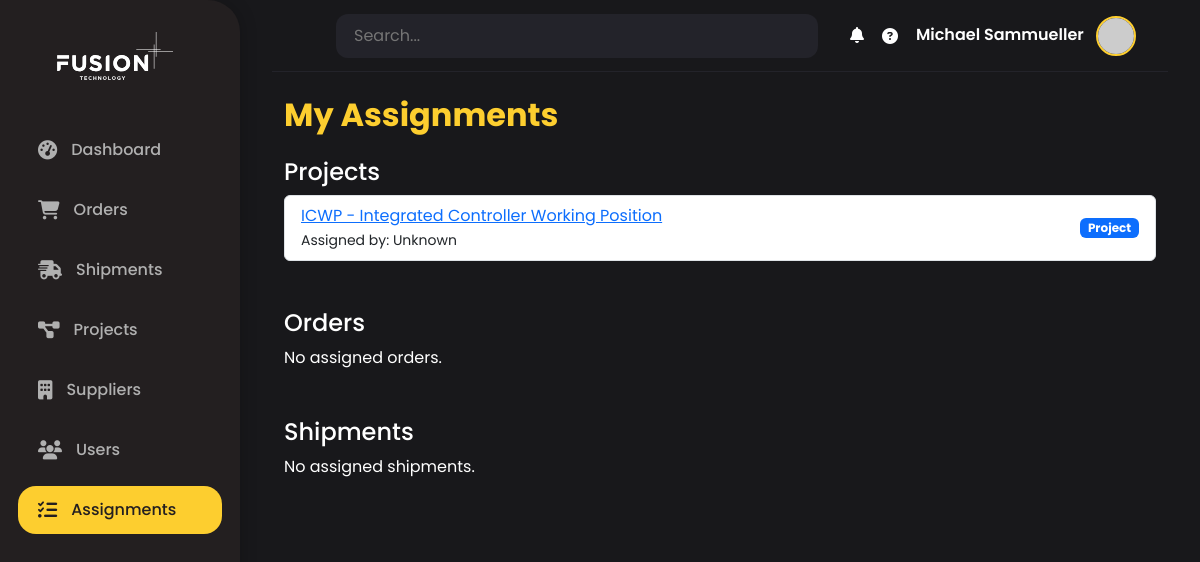
The app's page /users/assignments (signed in) with its own data.
### backend/models/users.py (models this page shows)
class User(Base):
    __tablename__ = "users"
    id = Column(Integer, primary_key=True, index=True)
    email = Column(String(255), unique=True, index=True, nullable=False)
    username = Column(String(50), unique=True, index=True, nullable=False)
    full_name = Column(String(100), nullable=False)
    hashed_password = Column(String(100), nullable=False)
    role = Column(String(50), default="user")  # admin, manager, procurement, field, qa, finance
    department = Column(String(50))  # Management, Procurement, Field Operations, QA, Finance
    timezone = Column(String(50), default="Asia/Doha")
    language = Column(String(5), default="en")  # en, ar
    notification_preferences = Column(Text)  # JSON string
    is_active = Column(Boolean, default=True)
    last_login = Column(DateTime)
    created_at = Column(DateTime, default=datetime.utcnow)
    created_by = Column(String(50))
    created_projects = relationship("Project", foreign_keys="Project.created_by_id", back_populates="created_by_user")
    managed_projects = relationship("Project", foreign_keys="Project.project_manager_id", back_populates="project_manager_user")
    created_orders = relationship("Order", foreign_keys="Order.created_by_id", back_populates="created_by_user")
    notifications = relationship(
        "Notification",
        back_populates="user",
        foreign_keys="[Notification.user_id]"
    )
    escalated_notifications = relationship(
        "Notification",
        foreign_keys="[Notification.escalated_to_user_id]"
    )

### backend/models/projects.py (models this page shows)
class Project(Base):
    __tablename__ = "projects"
    id = Column(Integer, primary_key=True, index=True)
    name = Column(String(200), nullable=False, index=True)
    project_code = Column(String(50), unique=True, nullable=False, index=True)
    client_name = Column(String(200), nullable=False)
    client_contact_person = Column(String(100))
    client_email = Column(String(255))
    client_phone = Column(String(50))
    description = Column(Text)
    project_type = Column(String(50))  # Aviation, Marine, Industrial, etc.
    start_date = Column(DateTime, nullable=False)
    planned_completion_date = Column(DateTime, nullable=False)
    actual_completion_date = Column(DateTime)
    total_budget = Column(Numeric(precision=15, scale=2))
    currency = Column(String(3), default="QAR")
    budget_consumed = Column(Numeric(precision=15, scale=2), default=0)
    status = Column(String(20), default="Planning")  # Planning, Active, On Hold, Completed
    priority = Column(String(10), default="Normal")  # Low, Normal, High, Critical
    completion_percentage = Column(Integer, default=0)
    project_manager_id = Column(Integer, ForeignKey("users.id"))
    created_by_id = Column(Integer, ForeignKey("users.id"))
    assigned_user_id = Column(Integer, ForeignKey("users.id"), nullable=True)
    assigned_by = Column(String(100))  # Username or user id of assigner
    installation_location = Column(String(200))
    installation_country = Column(String(100))
    installation_city = Column(String(100))
    requires_certification = Column(Boolean, default=False)
    certification_status = Column(String(50))  # Pending, In Progress, Approved, Rejected
    regulatory_authority = Column(String(100))  # QCAA, EASA, FAA, etc.
    created_at = Column(DateTime, default=datetime.utcnow)
    updated_at = Column(DateTime, default=datetime.utcnow, onupdate=datetime.utcnow)
    project_manager_user = relationship("User", foreign_keys=[project_manager_id], back_populates="managed_projects")
    created_by_user = relationship("User", foreign_keys=[created_by_id], back_populates="created_projects")
    assigned_user = relationship("User", foreign_keys=[assigned_user_id])
    orders = relationship("Order", back_populates="project", cascade="all, delete-orphan")
    notifications = relationship("Notification", back_populates="project")

### fusionflow_app/routes/users.py (the view)
@users_bp.route('/assignments')
@login_required
def assignments():
    db = get_db()
    try:
        projects = db.query(Project).filter(Project.assigned_user_id == current_user.id).all()
        orders = db.query(Order).filter(Order.assigned_user_id == current_user.id).all()
        shipments = db.query(Shipment).filter(Shipment.assigned_user_id == current_user.id).all()
        projects = [{**p.__dict__, 'assigned_by': p.assigned_by} for p in projects]
        orders = [{**o.__dict__, 'assigned_by': o.assigned_by} for o in orders]
        shipments = [{**s.__dict__, 'assigned_by': s.assigned_by} for s in shipments]
        return render_template('users/assignments.html', projects=projects, orders=orders, shipments=shipments)
    finally:
        db.close()

### fusionflow_app/routes/users.py (called while the page is built)
def get_db():
    return SessionLocal()

### fusionflow_app/templates/users/assignments.html (shortened to what this page needs)
{% extends 'base.html' %}
{% block content %}
<div class="container mt-4">
    <h2 class="mb-4" style="color: var(--primary-color); font-weight: 700;">My Assignments</h2>
    <div class="mb-5">
        <h4>Projects</h4>
        {% if projects and projects|length > 0 %}
        <ul class="list-group mb-3">
            {% for project in projects %}
            <li class="list-group-item d-flex justify-content-between align-items-center">
                <div>
                    <a href="{{ url_for('projects.view_project', project_id=project.id) }}">{{ project.name }}</a>
                    <br><small>Assigned by: {{ project.assigned_by if project.assigned_by else 'Unknown' }}</small>
                </div>
                <span class="badge bg-primary">Project</span>
            </li>
            {% endfor %}
        </ul>
        {% else %}
        <div class="text-muted" style="color: #fff !important;">No assigned projects.</div>
        {% endif %}
    </div>
    <div class="mb-5">
        <h4>Orders</h4>
        {% if orders and orders|length > 0 %}
        <ul class="list-group mb-3">
            {% for order in orders %}
            <li class="list-group-item d-flex justify-content-between align-items-center">
                <div>
                    <a href="{{ url_for('orders.view_order', order_id=order.id) }}">Order #{{ order.order_number }}</a>
                    <br><small>Assigned by: {{ order.assigned_by if order.assigned_by else 'Unknown' }}</small>
                </div>
                <span class="badge bg-success">Order</span>
            </li>
            {% endfor %}
        </ul>
        {% else %}
        <div class="text-muted" style="color: #fff !important;">No assigned orders.</div>
        {% endif %}
    </div>
    <div class="mb-5">
        <h4>Shipments</h4>
        {% if shipments and shipments|length > 0 %}
        <ul class="list-group mb-3">
            {% for shipment in shipments %}
            <li class="list-group-item d-flex justify-content-between align-items-center">
                <div>
                    <a href="{{ url_for('shipments.view_shipment', shipment_id=shipment.id) }}">Shipment #{{ shipment.tracking_number }}</a>
                    <br><small>Assigned by: {{ shipment.assigned_by if shipment.assigned_by else 'Unknown' }}</small>
                </div>
                <span class="badge bg-info text-dark">Shipment</span>
            </li>
            {% endfor %}
        </ul>
        {% else %}
        <div class="text-muted" style="color: #fff !important;">No assigned shipments.</div>
        {% endif %}
    </div>
</div>
{% endblock %}

### fusionflow_app/templates/base.html (shortened to what this page needs)
<!DOCTYPE html>
<html lang="en">
<head>
    <link href="https://cdn.jsdelivr.net/npm/bootstrap@5.3.0/dist/css/bootstrap.min.css" rel="stylesheet">
    <link href="https://cdnjs.cloudflare.com/ajax/libs/font-awesome/6.4.0/css/all.min.css" rel="stylesheet">
</head>
<body>
    <div class="sidebar">
        <div class="logo">
            <img src="{{ url_for('static', filename='images/fusion_white.svg') }}" alt="FusionFlow Logo">
        </div>
        <ul class="nav flex-column nav">
            <li class="nav-item">
                <a class="nav-link {% if request.endpoint == 'dashboard.index' %}active{% endif %}" href="{{ url_for('dashboard.index') }}">
                    <i class="fas fa-tachometer-alt"></i> <span>Dashboard</span>
                </a>
            </li>
            <li class="nav-item">
                <a class="nav-link {% if request.endpoint.startswith('orders.') %}active{% endif %}" href="{{ url_for('orders.list_orders') }}">
                    <i class="fas fa-shopping-cart"></i> <span>Orders</span>
                </a>
            </li>
            <li class="nav-item">
                <a class="nav-link {% if request.endpoint.startswith('shipments.') %}active{% endif %}" href="{{ url_for('shipments.list_shipments') }}">
                    <i class="fas fa-shipping-fast"></i> <span>Shipments</span>
                </a>
            </li>
            <li class="nav-item">
                <a class="nav-link {% if request.endpoint.startswith('projects.') %}active{% endif %}" href="{{ url_for('projects.list_projects') }}">
                    <i class="fas fa-project-diagram"></i> <span>Projects</span>
                </a>
            </li>
            <li class="nav-item">
                <a class="nav-link {% if request.endpoint.startswith('suppliers.') %}active{% endif %}" href="{{ url_for('suppliers.list_suppliers') }}">
                    <i class="fas fa-building"></i> <span>Suppliers</span>
                </a>
            </li>
            {% if current_user.is_authenticated and current_user.role in ['admin', 'manager', 'associate_project_manager', 'project_manager', 'senior_project_manager', 'engineering_manager', 'design_manager'] %}
            <li class="nav-item">
                <a class="nav-link {% if request.endpoint.startswith('users.') and not request.endpoint.endswith('assignments') and not request.endpoint.endswith('logs') %}active{% endif %}" href="{{ url_for('users.list_users') }}">
                    <i class="fas fa-users"></i> <span>Users</span>
                </a>
            </li>
            {% endif %}
            {% if current_user.is_authenticated %}
            <li class="nav-item">
                <a class="nav-link {% if request.endpoint == 'users.assignments' %}active{% endif %}" href="{{ url_for('users.assignments') }}">
                    <i class="fas fa-tasks"></i> <span>Assignments</span>
                </a>
            </li>
            {% endif %}
        </ul>
    </div>
    <div class="main-content">
        <nav class="navbar">
            <form class="search-bar d-none d-md-block">
                <input type="text" placeholder="Search..." aria-label="Search">
            </form>
            <div class="user-info ms-auto position-relative">
                <div class="notification-bell" id="notifBell">
                    <i class="fas fa-bell"></i>
                </div>
                <i class="fas fa-question-circle"></i>
                {% if current_user.is_authenticated %}
                    <div class="dropdown">
                        <span class="username me-2">{{ current_user.full_name }}</span>
                        <a href="#" class="d-inline-block" id="userDropdown" data-bs-toggle="dropdown" aria-expanded="false">
                            <img src="https://ui-avatars.com/api/?name={{ current_user.full_name|replace(' ', '+') }}&background=fdce2f&color=231f20&rounded=true&size=40" class="avatar" alt="User Avatar">
                        </a>
                    </div>
                {% endif %}
            </div>
        </nav>
        {% block content %}{% endblock %}
    </div>
</body>
</html>

### fusionflow_app/templates/base.html (style rules this page uses)
:root { --primary-color: #fdce2f; --secondary-color: #231f20; --background-dark: #18181b; --sidebar-bg: #231f20; --card-bg: #23232a; --text-main: #fff; --text-muted: #b0b0b0; --active-bg: #fdce2f; --active-text: #231f20; --border-radius: 18px; }
html, body { height: 100%; background: var(--background-dark); color: var(--text-main); font-family: 'Poppins', 'Segoe UI', Tahoma, Geneva, Verdana, sans-serif; }
body { min-height: 100vh; background: var(--background-dark); }
.sidebar { position: fixed; top: 0; left: 0; height: 100vh; width: 240px; background: var(--sidebar-bg); color: var(--text-main); border-radius: 0 32px 32px 0; box-shadow: 2px 0 16px rgba(0,0,0,0.18); z-index: 1001; display: flex; flex-direction: column; padding: 32px 0 0 0; }
.sidebar .logo { display: flex; align-items: center; justify-content: center; margin-bottom: 40px; }
.sidebar .logo img { height: 48px; margin-right: 10px; }
.sidebar .nav { flex: 1; }
.sidebar .nav-link { color: var(--text-muted); font-weight: 500; border-radius: var(--border-radius); margin: 6px 18px; padding: 12px 20px; display: flex; align-items: center; transition: background 0.2s, color 0.2s; }
.sidebar .nav-link.active, .sidebar .nav-link:hover { background: var(--active-bg); color: var(--active-text) !important; }
.sidebar .nav-link i { margin-right: 14px; font-size: 1.2rem; }
.main-content { margin-left: 240px; min-height: 100vh; background: var(--background-dark); padding: 0 32px 32px 32px; }
.navbar { background: var(--background-dark); border-bottom: 1px solid #23232a; min-height: 72px; display: flex; align-items: center; padding: 0 32px; }
.navbar .search-bar { flex: 1; margin: 0 32px; }
.navbar .search-bar input { background: #23232a; border: none; border-radius: 12px; color: var(--text-main); padding: 10px 18px; width: 100%; }
.navbar .user-info { display: flex; align-items: center; gap: 18px; }
.navbar .user-info .avatar { width: 40px; height: 40px; border-radius: 50%; object-fit: cover; border: 2px solid var(--primary-color); }
.navbar .user-info .username { color: var(--text-main); font-weight: 600; }
.notification-bell { position: relative; cursor: pointer; }

### records on screen
User: full_name "Michael Sammueller"
Project: name "ICWP - Integrated Controller Working Position", assigned_by "Unknown"
